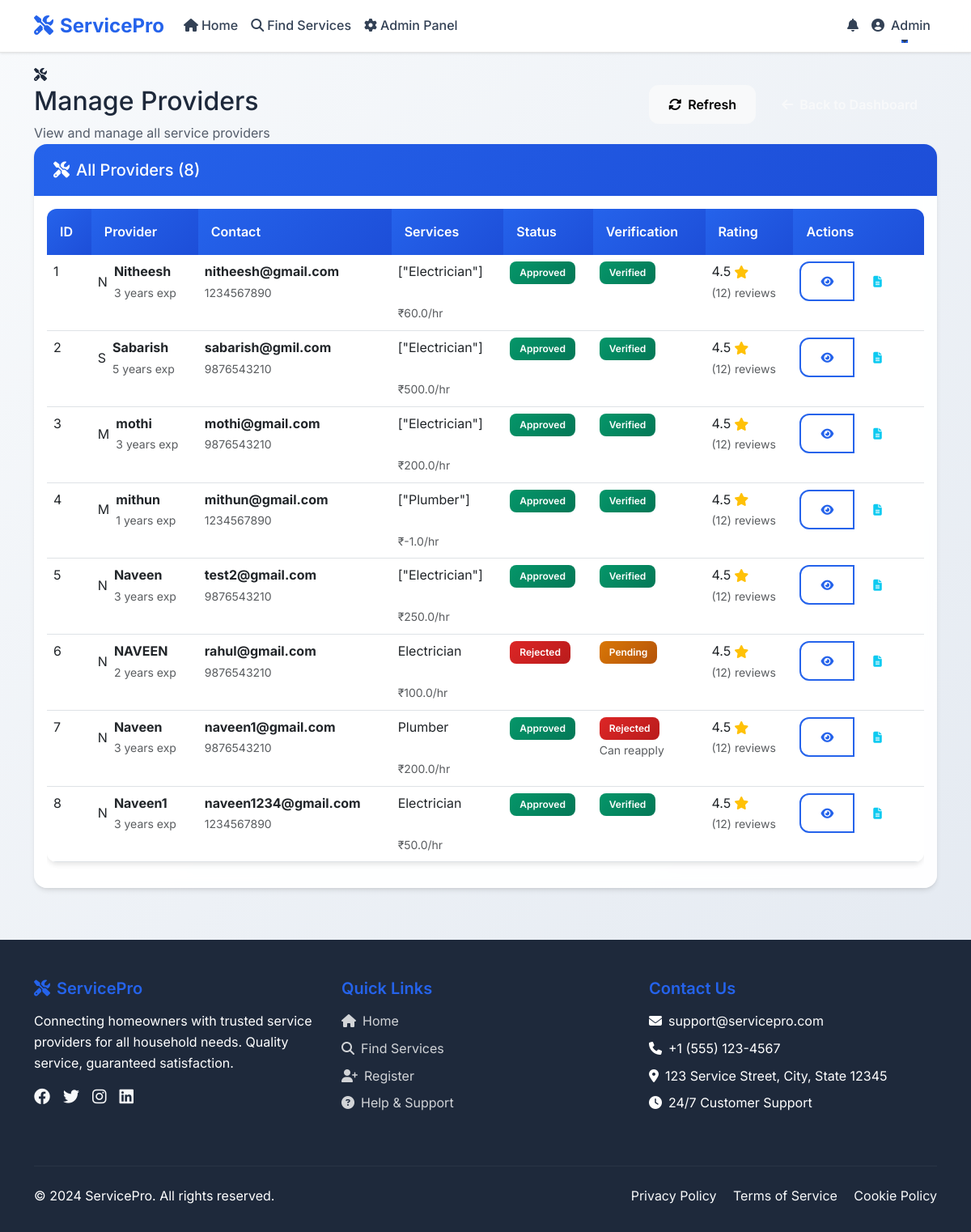
The page /admin/manage_providers (signed in) on the database its author committed.
### app.py (models this page shows)
class User(UserMixin, db.Model):
    id = db.Column(db.Integer, primary_key=True)
    name = db.Column(db.String(100), nullable=False)
    email = db.Column(db.String(120), unique=True, nullable=False)
    password = db.Column(db.String(200), nullable=False)
    role = db.Column(db.String(20), default='user')  # user, provider, admin
    address = db.Column(db.Text)
    pincode = db.Column(db.String(10))
    phone = db.Column(db.String(15))
    created_at = db.Column(db.DateTime, default=datetime.utcnow)
    bookings = db.relationship('Booking', backref='user', lazy=True)
    reviews = db.relationship('Review', backref='user', lazy=True)
    sent_messages = db.relationship('Message', foreign_keys='Message.sender_id', backref='sender', lazy=True)
    received_messages = db.relationship('Message', foreign_keys='Message.receiver_id', backref='receiver', lazy=True)
    provider_profile = db.relationship('ServiceProvider', backref='user', uselist=False)

class ServiceProvider(db.Model):
    id = db.Column(db.Integer, primary_key=True)
    user_id = db.Column(db.Integer, db.ForeignKey('user.id'), nullable=False)
    service_categories = db.Column(db.Text)  # JSON string of categories
    service_pincodes = db.Column(db.Text)  # JSON string of pincodes
    status = db.Column(db.String(20), default='pending')  # pending, approved, rejected
    verification_status = db.Column(db.String(20), default='pending')  # pending, verified, rejected
    availability = db.Column(db.Text)  # JSON string of availability
    hourly_rate = db.Column(db.Float, default=0.0)
    description = db.Column(db.Text)
    experience_years = db.Column(db.Integer, default=0)
    bookings = db.relationship('Booking', backref='provider', lazy=True)
    verification_docs = db.relationship('VerificationDocument', backref='provider', lazy=True)

### app.py (the view)
@app.route('/admin/manage_providers')
@login_required
def admin_manage_providers():
    if current_user.role != 'admin':
        flash('Access denied!', 'error')
        return redirect(url_for('index'))
    providers = db.session.query(ServiceProvider, User).join(User).all()
    return render_template('admin_manage_providers.html', providers=providers)

### templates/admin_manage_providers.html (shortened to what this page needs)
{% extends "base.html" %}
{% block content %}
<section class="dashboard-header">
    <div class="container">
        <div class="row align-items-center">
            <div class="col-md-8">
                <div class="admin-avatar mx-auto mx-md-0">
                    <i class="fas fa-tools"></i>
                </div>
                <h1 class="h2 mb-2">Manage Providers</h1>
                <p class="mb-0 opacity-75">View and manage all service providers</p>
            </div>
            <div class="col-md-4 text-md-end mt-3 mt-md-0">
                <div class="d-flex gap-2 justify-content-center justify-content-md-end">
                    <button class="btn btn-light" onclick="location.reload()">
                        <i class="fas fa-sync-alt me-2"></i>Refresh
                    </button>
                    <a href="{{ url_for('admin_dashboard') }}" class="btn btn-outline-light">
                        <i class="fas fa-arrow-left me-2"></i>Back to Dashboard
                    </a>
                </div>
            </div>
        </div>
    </div>
</section>
<div class="container">
    <div class="card">
        <div class="card-header">
            <h5 class="mb-0">
                <i class="fas fa-tools me-2"></i>All Providers ({{ providers|length }})
            </h5>
        </div>
        <div class="card-body">
            {% if providers %}
                <div class="table-responsive">
                    <table class="table table-hover">
                        <thead>
                            <tr>
                                <th>ID</th>
                                <th>Provider</th>
                                <th>Contact</th>
                                <th>Services</th>
                                <th>Status</th>
                                <th>Verification</th>
                                <th>Rating</th>
                                <th>Actions</th>
                            </tr>
                        </thead>
                        <tbody>
                            {% for provider, user in providers %}
                            <tr>
                                <td>{{ provider.id }}</td>
                                <td>
                                    <div class="d-flex align-items-center">
                                        <div class="provider-avatar me-2">
                                            {{ user.name[0].upper() }}
                                        </div>
                                        <div>
                                            <strong>{{ user.name }}</strong>
                                            <br>
                                            <small class="text-muted">{{ provider.experience_years }} years exp</small>
                                        </div>
                                    </div>
                                </td>
                                <td>
                                    <div>
                                        <strong>{{ user.email }}</strong>
                                        <br>
                                        <small class="text-muted">{{ user.phone or 'No phone' }}</small>
                                    </div>
                                </td>
                                <td>
                                    <div class="service-tags">
                                        {% if provider.service_categories %}
                                            {% for category in provider.service_categories.split(',') %}
                                                <span class="service-tag">{{ category.strip() }}</span>
                                            {% endfor %}
                                        {% else %}
                                            <span class="text-muted">No services</span>
                                        {% endif %}
                                    </div>
                                    <br>
                                    <small class="text-muted">₹{{ provider.hourly_rate }}/hr</small>
                                </td>
                                <td>
                                    <span class="badge bg-{% if provider.status == 'approved' %}success{% elif provider.status == 'pending' %}warning{% else %}danger{% endif %}">
                                        {{ provider.status.title() }}
                                    </span>
                                </td>
                                <td>
                                    <span class="badge bg-{% if provider.verification_status == 'verified' %}success{% elif provider.verification_status == 'pending' %}warning{% else %}danger{% endif %}">
                                        {{ provider.verification_status.title() }}
                                    </span>
                                    {% if provider.verification_status == 'rejected' %}
                                        <br><small class="text-muted">Can reapply</small>
                                    {% endif %}
                                </td>
                                <td>
                                    <div>
                                        {% set avg_rating = 4.5 %}
                                        <div class="d-flex align-items-center">
                                            <span class="me-1">{{ avg_rating }}</span>
                                            <i class="fas fa-star text-warning"></i>
                                        </div>
                                        <small class="text-muted">({{ 12 }}) reviews</small>
                                    </div>
                                </td>
                                <td>
                                    <div class="btn-group" role="group">
                                        <button class="btn btn-sm btn-outline-primary" title="View Profile">
                                            <i class="fas fa-eye"></i>
                                        </button>
                                        <button class="btn btn-sm btn-outline-info" title="View Documents">
                                            <i class="fas fa-file-alt"></i>
                                        </button>
                                    </div>
                                </td>
                            </tr>
                            {% endfor %}
                        </tbody>
                    </table>
                </div>
            {% endif %}
        </div>
    </div>
</div>
{% endblock %}

### templates/base.html (shortened to what this page needs)
<!DOCTYPE html>
<html lang="en">
<head>
    <link href="https://cdn.jsdelivr.net/npm/bootstrap@5.3.0/dist/css/bootstrap.min.css" rel="stylesheet">
    <link rel="stylesheet" href="https://cdnjs.cloudflare.com/ajax/libs/font-awesome/6.4.0/css/all.min.css">
</head>
<body>
    <nav class="navbar navbar-expand-lg navbar-light fixed-top">
        <div class="container">
            <a class="navbar-brand" href="{{ url_for('index') }}">
                <i class="fas fa-tools me-2"></i>ServicePro
            </a>
            <div class="collapse navbar-collapse" id="navbarNav">
                <ul class="navbar-nav me-auto">
                    <li class="nav-item">
                        <a class="nav-link" href="{{ url_for('index') }}">
                            <i class="fas fa-home me-1"></i>Home
                        </a>
                    </li>
                    <li class="nav-item">
                        <a class="nav-link" href="{{ url_for('search_providers') }}">
                            <i class="fas fa-search me-1"></i>Find Services
                        </a>
                    </li>
                    {% if current_user.is_authenticated %}
                        {% if current_user.role == 'user' %}
                            <li class="nav-item">
                                <a class="nav-link" href="{{ url_for('user_dashboard') }}">
                                    <i class="fas fa-user me-1"></i>Dashboard
                                </a>
                            </li>
                        {% elif current_user.role == 'provider' %}
                            <li class="nav-item">
                                <a class="nav-link" href="{{ url_for('provider_dashboard') }}">
                                    <i class="fas fa-tools me-1"></i>Dashboard
                                </a>
                            </li>
                        {% elif current_user.role == 'admin' %}
                            <li class="nav-item">
                                <a class="nav-link" href="{{ url_for('admin_dashboard') }}">
                                    <i class="fas fa-cog me-1"></i>Admin Panel
                                </a>
                            </li>
                        {% endif %}
                    {% endif %}
                </ul>
                <ul class="navbar-nav">
                    {% if current_user.is_authenticated %}
                        <li class="nav-item dropdown notification-dropdown-container">
                            <a class="nav-link position-relative notification-dropdown-hover" href="#" id="notificationDropdown" role="button">
                                <i class="fas fa-bell"></i>
                            </a>
                        </li>
                        <li class="nav-item dropdown">
                            <a class="nav-link dropdown-toggle" href="#" id="navbarDropdown" role="button" data-bs-toggle="dropdown" data-bs-display="static" data-bs-boundary="viewport" aria-expanded="false">
                                <i class="fas fa-user-circle me-2"></i>{{ current_user.name }}
                            </a>
                        </li>
                    {% endif %}
                </ul>
            </div>
        </div>
    </nav>
    <main style="margin-top: 80px;">
        {% block content %}{% endblock %}
    </main>
    <footer class="footer">
        <div class="container">
            <div class="row">
                <div class="col-md-4 mb-4">
                    <h5><i class="fas fa-tools me-2"></i>ServicePro</h5>
                    <p class="mb-3">Connecting homeowners with trusted service providers for all household needs. Quality service, guaranteed satisfaction.</p>
                    <div class="d-flex gap-3">
                        <a href="#" class="text-light"><i class="fab fa-facebook fa-lg"></i></a>
                        <a href="#" class="text-light"><i class="fab fa-twitter fa-lg"></i></a>
                        <a href="#" class="text-light"><i class="fab fa-instagram fa-lg"></i></a>
                        <a href="#" class="text-light"><i class="fab fa-linkedin fa-lg"></i></a>
                    </div>
                </div>
                <div class="col-md-4 mb-4">
                    <h5>Quick Links</h5>
                    <ul class="list-unstyled">
                        <li class="mb-2"><a href="{{ url_for('index') }}"><i class="fas fa-home me-2"></i>Home</a></li>
                        <li class="mb-2"><a href="{{ url_for('search_providers') }}"><i class="fas fa-search me-2"></i>Find Services</a></li>
                        <li class="mb-2"><a href="{{ url_for('register') }}"><i class="fas fa-user-plus me-2"></i>Register</a></li>
                        <li class="mb-2"><a href="#"><i class="fas fa-question-circle me-2"></i>Help & Support</a></li>
                    </ul>
                </div>
                <div class="col-md-4 mb-4">
                    <h5>Contact Us</h5>
                    <p class="mb-2"><i class="fas fa-envelope me-2"></i>support@servicepro.com</p>
                    <p class="mb-2"><i class="fas fa-phone me-2"></i>+1 (555) 123-4567</p>
                    <p class="mb-2"><i class="fas fa-map-marker-alt me-2"></i>123 Service Street, City, State 12345</p>
                    <p class="mb-0"><i class="fas fa-clock me-2"></i>24/7 Customer Support</p>
                </div>
            </div>
            <hr class="my-4" style="border-color: rgba(255,255,255,0.2);">
            <div class="row align-items-center">
                <div class="col-md-6">
                    <p class="mb-0">&copy; 2024 ServicePro. All rights reserved.</p>
                </div>
                <div class="col-md-6 text-md-end">
                    <a href="#" class="text-light me-3">Privacy Policy</a>
                    <a href="#" class="text-light me-3">Terms of Service</a>
                    <a href="#" class="text-light">Cookie Policy</a>
                </div>
    </footer>
</body>
</html>

### rows shown on the page
User: name "Admin"
ServiceProvider: id "1", name "N", name "Nitheesh", experience_years "3", email "nitheesh@gmail.com", phone "1234567890", strip "[\"Electrician\"]", hourly_rate "60.0", status "Approved", verification_status "Verified", avg_rating "4.5", value "12"
ServiceProvider: id "2", name "S", name "Sabarish", experience_years "5", email "sabarish@gmil.com", phone "9876543210", strip "[\"Electrician\"]", hourly_rate "500.0", status "Approved", verification_status "Verified", avg_rating "4.5", value "12"
ServiceProvider: id "3", name "M", name "mothi", experience_years "3", email "mothi@gmail.com", phone "9876543210", strip "[\"Electrician\"]", hourly_rate "200.0", status "Approved", verification_status "Verified", avg_rating "4.5", value "12"
ServiceProvider: id "4", name "M", name "mithun", experience_years "1", email "mithun@gmail.com", phone "1234567890", strip "[\"Plumber\"]", hourly_rate "-1.0", status "Approved", verification_status "Verified", avg_rating "4.5", value "12"
ServiceProvider: id "5", name "N", name "Naveen", experience_years "3", email "test2@gmail.com", phone "9876543210", strip "[\"Electrician\"]", hourly_rate "250.0", status "Approved", verification_status "Verified", avg_rating "4.5", value "12"
ServiceProvider: id "6", name "N", name "NAVEEN", experience_years "2", email "rahul@gmail.com", phone "9876543210", strip "Electrician", hourly_rate "100.0", status "Rejected", verification_status "Pending", avg_rating "4.5", value "12"
ServiceProvider: id "7", name "N", name "Naveen", experience_years "3", email "naveen1@gmail.com", phone "9876543210", strip "Plumber", hourly_rate "200.0", status "Approved", verification_status "Rejected", shows "Can reapply", avg_rating "4.5", value "12"
ServiceProvider: id "8", name "N", name "Naveen1", experience_years "3", email "naveen1234@gmail.com", phone "1234567890", strip "Electrician", hourly_rate "50.0", status "Approved", verification_status "Verified", avg_rating "4.5", user "12"

### other values the page prints
{{ providers|length }} "8"
